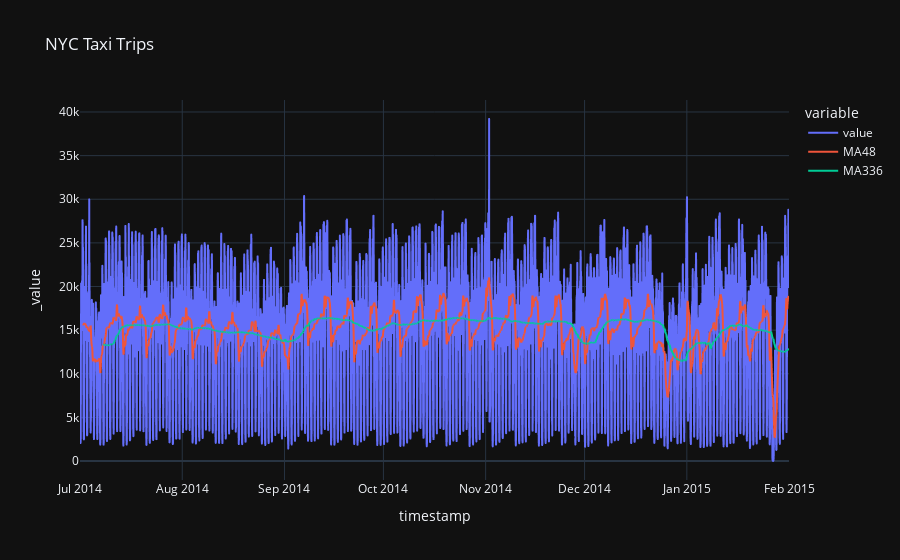

The code cell stored with this chart in its notebook:
### Code cell
# Create the line plot
fig = px.line(data, x="timestamp", y=['value', 'MA48', 'MA336'], title='NYC Taxi Trips', template='plotly_dark')
fig.show()

### Figure 1 — Plotly figure (JSON) as saved in the notebook; plotly's stock layout.template omitted (floating-point values rounded to 4 significant figures; data arrays with more than 128 entries replaced by an {"elided": "..."} marker saying what was removed)
{"data": [{"hovertemplate": "variable=value<br>timestamp=%{x}<br>_value=%{y}<extra></extra>", "legendgroup": "value", "line": {"color": "#636efa", "dash": "solid"}, "marker": {"symbol": "circle"}, "mode": "lines", "name": "value", "showlegend": true, "type": "scattergl", "x": {"elided": "10320 str values"}, "xaxis": "x", "y": {"elided": "10320 int values"}, "yaxis": "y"}, {"hovertemplate": "variable=MA48<br>timestamp=%{x}<br>_value=%{y}<extra></extra>", "legendgroup": "MA48", "line": {"color": "#EF553B", "dash": "solid"}, "marker": {"symbol": "circle"}, "mode": "lines", "name": "MA48", "showlegend": true, "type": "scattergl", "x": {"elided": "10320 str values"}, "xaxis": "x", "y": {"elided": "10320 float values"}, "yaxis": "y"}, {"hovertemplate": "variable=MA336<br>timestamp=%{x}<br>_value=%{y}<extra></extra>", "legendgroup": "MA336", "line": {"color": "#00cc96", "dash": "solid"}, "marker": {"symbol": "circle"}, "mode": "lines", "name": "MA336", "showlegend": true, "type": "scattergl", "x": {"elided": "10320 str values"}, "xaxis": "x", "y": {"elided": "10320 float values"}, "yaxis": "y"}], "layout": {"legend": {"title": {"text": "variable"}, "tracegroupgap": 0}, "title": {"text": "NYC Taxi Trips"}, "xaxis": {"anchor": "y", "domain": [0, 1], "title": {"text": "timestamp"}}, "yaxis": {"anchor": "x", "domain": [0, 1], "title": {"text": "_value"}}}}
